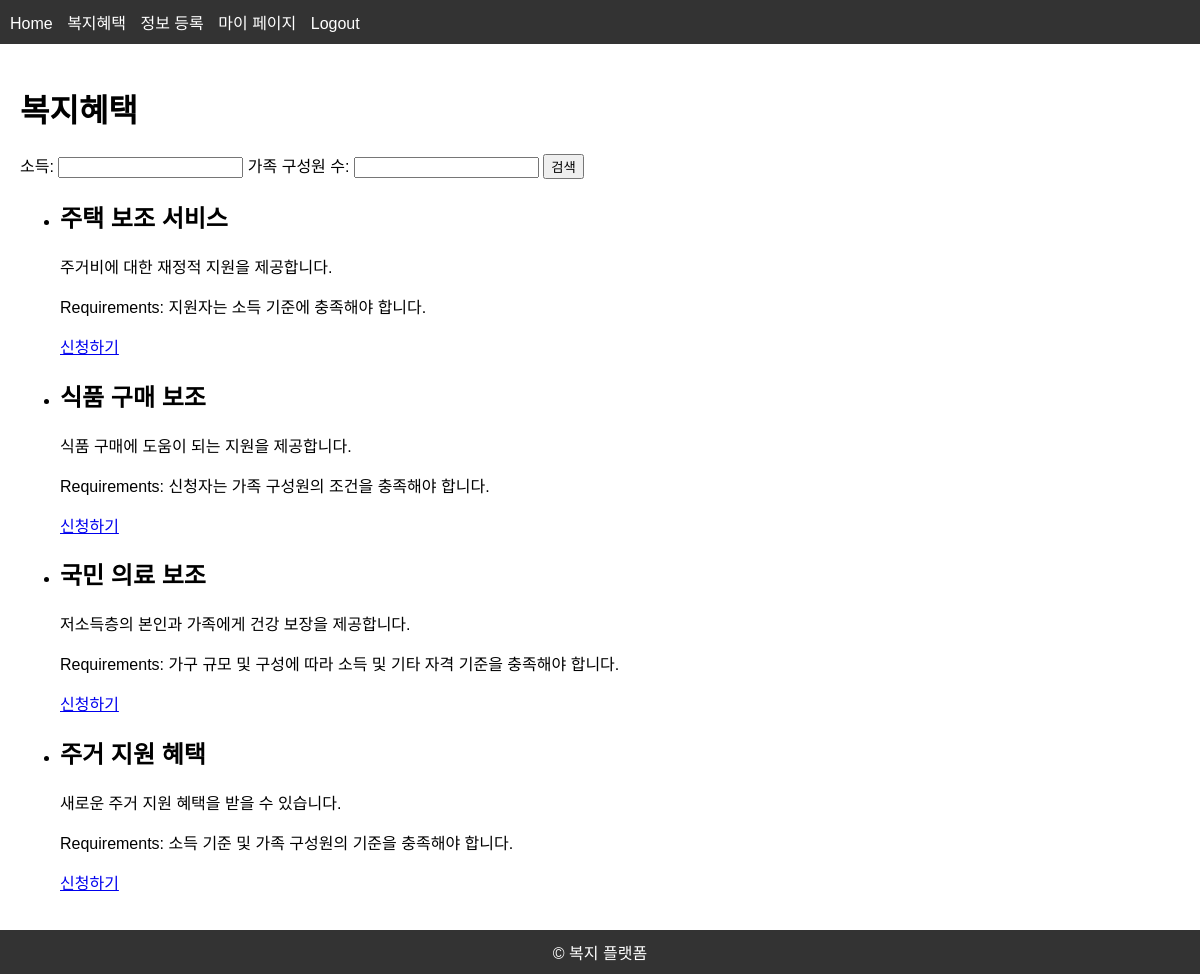
The page /benefits (signed in) on the database as committed earlier.
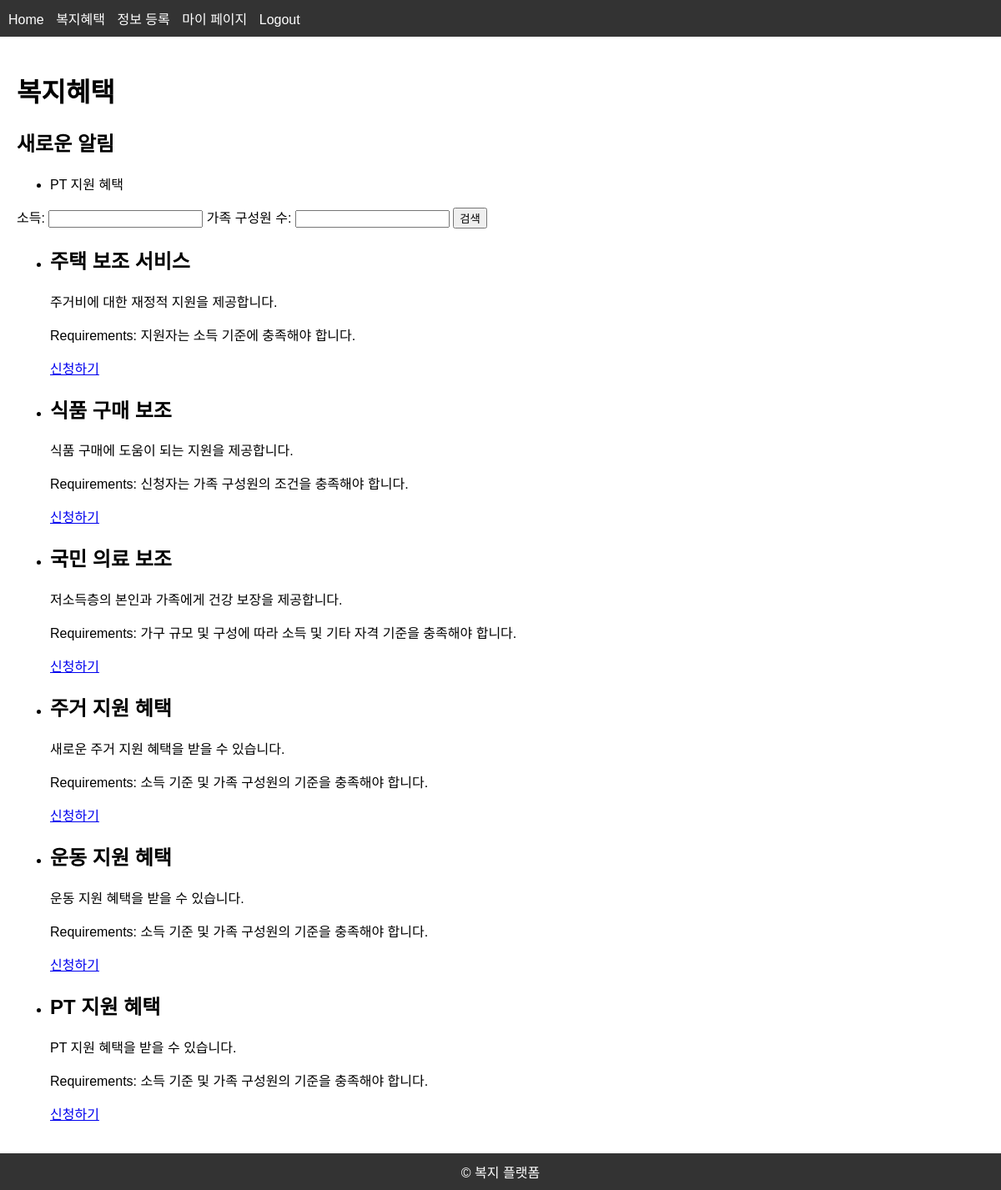
The same page on the database as committed later.
### models.py (models this page shows, shortened)
class ModelMixin(object):
    def save(self):
        db.session.add(self)
        db.session.commit()

class Benefit(UserMixin, ModelMixin, db.Model):
    id = db.Column(db.Integer, primary_key=True)
    name = db.Column(db.String(100), nullable=False)
    description = db.Column(db.Text, nullable=False)
    requirements = db.Column(db.Text, nullable=False)
    income = db.Column(db.Float)
    family_members = db.Column(db.Integer)
    applications = db.relationship('Application', backref='benefit', lazy='dynamic')
    updated_at = db.Column(db.DateTime, default=datetime.utcnow, onupdate=datetime.utcnow)

class Notification(db.Model):
    id = db.Column(db.Integer, primary_key=True)
    content = db.Column(db.Text, nullable=False)
    created_at = db.Column(db.DateTime, default=datetime.utcnow)
    user_id = db.Column(db.Integer, db.ForeignKey('user.id'), nullable=False)

### benefits.py (the view)
@benefits_bp.route('/benefits', methods=['GET'])
@login_required
def list_benefits():
    income = request.args.get('income', type=float)
    family_members = request.args.get('family_members', type=int)
    if income and family_members:
        benefits = Benefit.query.filter(
            Benefit.income >= income,
            Benefit.family_members >= family_members
        ).order_by(Benefit.id.desc()).all()
    else:
        benefits = Benefit.query.all()
    notifications = Notification.query.filter(
        Notification.user_id == current_user.id,
        Notification.created_at > current_user.last_notification_checked_at
    ).all()
    return render_template('benefits.html', benefits=benefits, notifications=notifications)

### app.py (called while the page is built)
@login_manager.user_loader
def load_user(user_id):
    from models import User
    return User.query.get(int(user_id))

### templates/benefits.html (shortened to what this page needs)
{% extends 'base.html' %}
{% block content %}
<h1>복지혜택</h1>
{% if notifications %}
<h2>새로운 알림</h2>
<ul>
  {% for notification in notifications %}
  <li>{{ notification.content }}</li>
  {% endfor %}
</ul>
{% endif %}
<form method="GET" action="{{ url_for('benefits.list_benefits') }}">
  <label for="income">소득:</label>
  <input type="number" id="income" name="income" min="0" step="0.01">
  <label for="family_members">가족 구성원 수:</label>
  <input type="number" id="family_members" name="family_members" min="1">
  <button type="submit">검색</button>
</form>
<ul>
  {% for benefit in benefits %}
  <li>
    <h2>{{ benefit.name }}</h2>
    <p>{{ benefit.description }}</p>
    <p>Requirements: {{ benefit.requirements }}</p>
    <a href="{{ url_for('applications.apply', benefit_id=benefit.id) }}">신청하기</a>
  </li>
  {% endfor %}
</ul>
{% endblock %}

Rows that differ between the two databases and show on the page:
added Notification: content "PT 지원 혜택"
added Benefit: name "운동 지원 혜택", description "운동 지원 혜택을 받을 수 있습니다.", requirements "소득 기준 및 가족 구성원의 기준을 충족해야 합니다."
added Benefit: name "PT 지원 혜택", description "PT 지원 혜택을 받을 수 있습니다.", requirements "소득 기준 및 가족 구성원의 기준을 충족해야 합니다."
Other text that changed with them:
text now shown: "새로운 알림"
